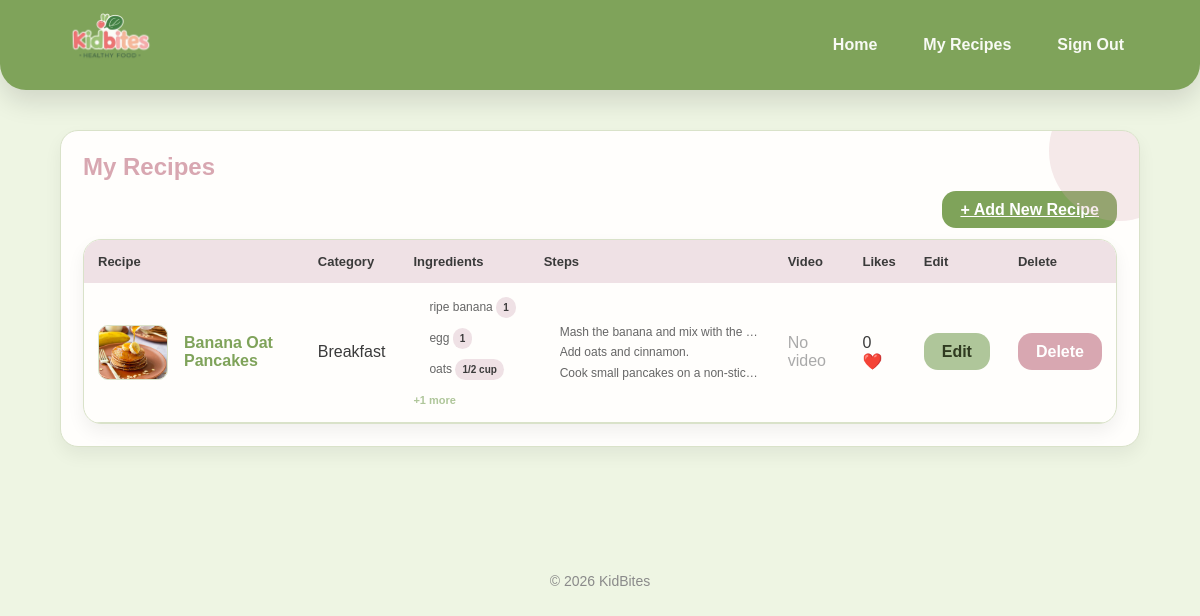
The page /my-recipes.php (signed in) on the database its author committed.
### tables this page shows
CREATE TABLE `recipe` (
  `id` int(11) NOT NULL,
  `userID` int(11) DEFAULT NULL,
  `categoryID` int(11) DEFAULT NULL,
  `name` varchar(100) DEFAULT NULL,
  `description` text,
  `photoFileName` varchar(255) DEFAULT NULL,
  `videoFilePath` varchar(255) DEFAULT NULL
);

CREATE TABLE `recipecategory` (
  `id` int(11) NOT NULL,
  `categoryName` varchar(50) NOT NULL
);

CREATE TABLE `ingredients` (
  `id` int(11) NOT NULL,
  `recipeID` int(11) DEFAULT NULL,
  `ingredientName` varchar(100) DEFAULT NULL,
  `ingredientQuantity` varchar(50) DEFAULT NULL
);

CREATE TABLE `instructions` (
  `id` int(11) NOT NULL,
  `recipeID` int(11) DEFAULT NULL,
  `step` text,
  `stepOrder` int(11) DEFAULT NULL
);

### my-recipes.php (the view, shortened to what this page needs)
<?php
$userID = $_SESSION['userID'];
include "db.php";
$sql = "SELECT r.id, r.name, r.photoFileName, r.videoFilePath, rc.categoryName,
        (SELECT COUNT(*) FROM likes WHERE recipeID = r.id) AS likeCount
        FROM recipe r
        JOIN recipecategory rc ON r.categoryID = rc.id
        WHERE r.userID = ?";
$stmt = $conn->prepare($sql);
$stmt->bind_param("i", $userID);
$stmt->execute();
$result = $stmt->get_result();
$ingredientsMap  = [];
$instructionsMap = [];
$stmt2 = $conn->prepare(
    "SELECT id FROM recipe WHERE userID = ?"
);
$stmt2->bind_param("i", $userID);
$stmt2->execute();
$idsResult = $stmt2->get_result();
$recipeIDs = [];
while ($r = $idsResult->fetch_assoc()) {
    $recipeIDs[] = $r['id'];
}
if (!empty($recipeIDs)) {
    $inList = implode(',', $recipeIDs);
    $ingResult = $conn->query(
        "SELECT recipeID, ingredientName, ingredientQuantity
         FROM ingredients
         WHERE recipeID IN ($inList)
         ORDER BY id ASC"
    );
    while ($row = $ingResult->fetch_assoc()) {
        $ingredientsMap[$row['recipeID']][] = $row;
    }
    $stepResult = $conn->query(
        "SELECT recipeID, step, stepOrder
         FROM instructions
         WHERE recipeID IN ($inList)
         ORDER BY stepOrder ASC"
    );
    while ($row = $stepResult->fetch_assoc()) {
        $instructionsMap[$row['recipeID']][] = $row;
    }
}
?>
<!DOCTYPE html>
<html>
<head>
    <link rel="stylesheet" href="style.css">
</head>
<body>
    <header>
        <div class="container header-inner">
            <a class="brand" href="index.php">
                <img src="images/logo.png" alt="KidBites Logo" class="logo">
            </a>
            <nav class="nav">
                <a href="user.php">Home</a>
                <a href="my-recipes.php">My Recipes</a>
                <a href="signout.php">Sign Out</a>
            </nav>
        </div>
    </header>
    <main>
        <div class="container">
            <div class="card">
                <div class="page-header">
                    <h2>My Recipes</h2>
                    <div style="text-align:right; margin-bottom:20px;">
                        <a href="add-recipe.php" class="btn btn-primary">+ Add New Recipe</a>
                    </div>
                </div>
                <div class="table-wrap">
                    <?php if ($result->num_rows > 0): ?>
                    <table>
                        <thead>
                            <tr>
                                <th>Recipe</th>
                                <th>Category</th>
                                <th>Ingredients</th>
                                <th>Steps</th>
                                <th>Video</th>
                                <th>Likes</th>
                                <th>Edit</th>
                                <th>Delete</th>
                            </tr>
                        </thead>
                        <tbody>
                            <?php while ($row = $result->fetch_assoc()):
                                $rid  = $row['id'];
                                $ings = $ingredientsMap[$rid]  ?? [];
                                $steps = $instructionsMap[$rid] ?? [];
                                $maxShow = 3;
                            ?>
                            <tr>
                                <td>
                                    <a href="view-recipe.php?id=<?= $rid ?>"
                                       style="display:flex; align-items:center; gap:8px; text-decoration:none; color:inherit;">
                                        <img src="images/<?= htmlspecialchars($row['photoFileName']) ?>"
                                             alt="<?= htmlspecialchars($row['name']) ?>"
                                             class="recipe-thumb"
                                             onerror="this.style.display='none'">
                                        <span style="color:#7fa35a; font-weight:600;">
                                            <?= htmlspecialchars($row['name']) ?>
                                        </span>
                                    </a>
                                </td>
                                <td><?= htmlspecialchars($row['categoryName']) ?></td>
                                <td>
                                    <?php if (!empty($ings)): ?>
                                        <ul class="brief-list">
                                            <?php
                                            $shown = 0;
                                            foreach ($ings as $ing):
                                                if ($shown >= $maxShow) break;
                                                $shown++;
                                            ?>
                                                <li>
                                                    <?= htmlspecialchars($ing['ingredientName']) ?>
                                                    <span class="badge" style="font-size:10px; padding:2px 7px;">
                                                        <?= htmlspecialchars($ing['ingredientQuantity']) ?>
                                                    </span>
                                                </li>
                                            <?php endforeach; ?>
                                        </ul>
                                        <?php if (count($ings) > $maxShow): ?>
                                            <span class="more-label">+<?= count($ings) - $maxShow ?> more</span>
                                        <?php endif; ?>
                                    <?php else: ?>
                                        <span style="color:#aaa; font-size:12px;">—</span>
                                    <?php endif; ?>
                                </td>
                                <td>
                                    <?php if (!empty($steps)): ?>
                                        <ol class="brief-list">
                                            <?php
                                            foreach ($steps as $step):
                                            ?>
                                                <li><?= htmlspecialchars($step['step']) ?></li>
                                            <?php endforeach; ?>
                                        </ol>
                                    <?php else: ?>
                                        <span style="color:#aaa; font-size:12px;">—</span>
                                    <?php endif; ?>
                                </td>
                                <td>
                                    <?php if (!empty($row['videoFilePath'])): ?>
                                        <a href="videos/<?= htmlspecialchars($row['videoFilePath']) ?>"
                                           target="_blank">🎥 Watch</a>
                                    <?php else: ?>
                                        <span style="color:#aaa;">No video</span>
                                    <?php endif; ?>
                                </td>
                                <td><?= $row['likeCount'] ?> ❤️</td>
                                <td>
                                    <a href="edit-recipe.php?id=<?= $rid ?>" class="btn btn-secondary">Edit</a>
                                </td>
                                <td>
                                    <a href="delete-recipe.php?id=<?= $rid ?>"
                                       class="btn"
                                       style="background:#d8a7b1;color:white;"
                                       onclick="return confirm('Are you sure you want to delete this recipe?');">
                                        Delete
                                    </a>
                                </td>
                            </tr>
                            <?php endwhile; ?>
                        </tbody>
                    </table>
                    <?php else: ?>
                        <p style="text-align:center; color:#888; padding:30px;">
                            You have no recipes yet. <a href="add-recipe.php">Add your first recipe!</a>
                        </p>
                    <?php endif; ?>
                </div>
            </div>
        </div>
    </main>
    <footer>
        <p>© 2026 KidBites</p>
    </footer>
</body>
</html>

### style.css (style rules this page uses)
* { box-sizing: border-box; }
body { margin: 0; font-family: Arial, sans-serif; color: #3a3a3a; background: #eef5e3; }
.container { width: 90%; margin: auto; }
header { background: #7fa35a; box-shadow: 0 12px 26px rgba(0,0,0,0.12); border-bottom-left-radius: 26px; border-bottom-right-radius: 26px; padding: 0; }
.header-inner { display: flex; align-items: center; justify-content: space-between; height: 90px; }
.brand { font-size: 22px; font-weight: 800; color: white; text-decoration: none; }
.nav { display: flex; gap: 14px; }
.nav a { color: #f8faf4; text-decoration: none; font-weight: 600; padding: 8px 16px; border-radius: 999px; transition: background 0.25s ease; }
main { padding: 40px 0 60px; }
.card { background: #fffefc; border-radius: 18px; padding: 22px; margin-bottom: 28px; border: 1px solid #d9e2c9; box-shadow: 0 8px 18px rgba(0,0,0,0.06); position: relative; overflow: hidden; }
.card::before { content: ""; position: absolute; top: -50px; right: -50px; width: 140px; height: 140px; background: rgba(216,167,177,0.25); border-radius: 50%; }
.badge { display: inline-block; background: #efe1e5; color: #3a3a3a; padding: 6px 14px; border-radius: 999px; font-size: 12px; font-weight: 700; margin-bottom: 10px; }
h2 { color: #d8a7b1; margin-top: 0; }
.btn { padding: 10px 18px; border-radius: 14px; border: none; cursor: pointer; font-weight: 700; background: #e5e5e5; transition: transform 0.15s ease, box-shadow 0.15s ease; }
.btn-primary { background: #7fa35a; color: white; }
.btn-secondary { background: #afc69a; color: #2f3a20; }
.table-wrap { background: #fffefc; border-radius: 18px; overflow-x: auto; box-shadow: 0 8px 18px rgba(0,0,0,0.06); border: 1px solid #d9e2c9; }
table { width: 100%; border-collapse: collapse; }
thead th { padding: 14px; text-align: left; font-size: 13px; font-weight: 800; background: #efe1e5; }
tbody td { padding: 14px; border-bottom: 1px solid #d9e2c9; }
table a { color: #7fa35a; text-decoration: none; font-weight: 600; }
footer { text-align: center; padding: 24px 0; font-size: 14px; color: #8a8a8a; }
.logo { max-height: 150px; width: auto; }
tbody td { vertical-align: middle; }

### my-recipes.php (style rules this page uses)
.brief-list { margin: 0; padding-left: 16px; font-size: 12px; color: #666; line-height: 1.7; }
.brief-list li { white-space: nowrap; overflow: hidden; text-overflow: ellipsis; max-width: 200px; }
.more-label { font-size: 11px; color: #afc69a; font-weight: 700; }
.recipe-thumb { width: 70px; height: 55px; border-radius: 10px; object-fit: cover; vertical-align: middle; margin-right: 8px; border: 1px solid #d9e2c9; }

### rows shown on the page
recipe: photoFileName (picture), name "Banana Oat Pancakes", categoryID.categoryName "Breakfast", count($ings)-$maxShow "1", videoFilePath "No video", likeCount "0"
ingredients: ingredientName "ripe banana", ingredientQuantity "1"
ingredients: ingredientName "egg", ingredientQuantity "1"
ingredients: ingredientName "oats", ingredientQuantity "1/2 cup"
instructions: step "Mash the banana and mix with the…"
instructions: step "Add oats and cinnamon."
instructions: step "Cook small pancakes on a non-stic…"
